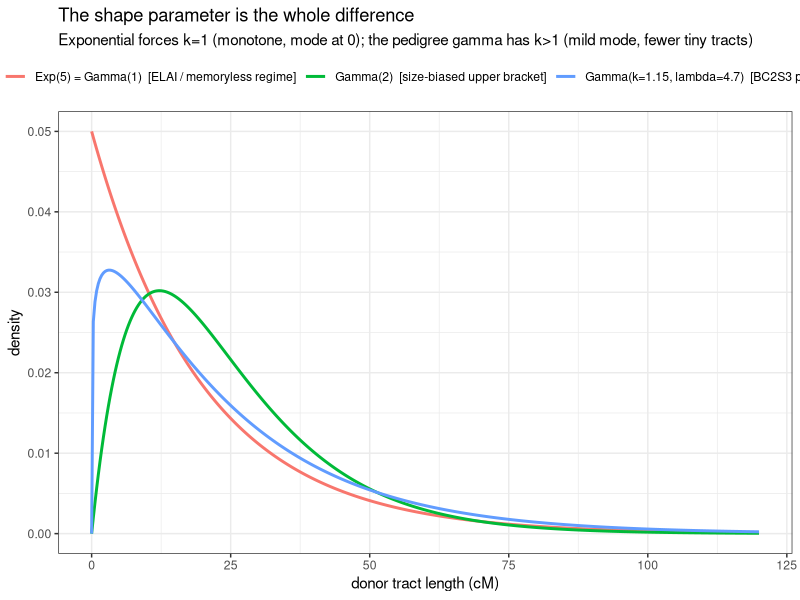

Here is the R script that generated this plot:
## ---- chunk 1
library(ggplot2)
xs  <- seq(0, 120, length.out = 400)            # donor tract length, cM
k   <- 1.15; lam <- 4.72                         # fitted BC2S3 gamma (per Morgan)
m_cM <- k / lam * 100                            # its mean in cM
df <- rbind(
  data.frame(cm = xs, d = dexp(xs/100, rate = 5)/100,
             law = "Exp(5) = Gamma(1)  [ELAI / memoryless regime]"),
  data.frame(cm = xs, d = dgamma(xs/100, shape = k, rate = lam)/100,
             law = sprintf("Gamma(k=%.2f, lambda=%.1f)  [BC2S3 pedigree]", k, lam)),
  data.frame(cm = xs, d = dgamma(xs/100, shape = 2, rate = 2/(m_cM/100))/100,
             law = "Gamma(2)  [size-biased upper bracket]"))
ggplot(df, aes(cm, d, colour = law)) +
  geom_line(linewidth = 1) +
  labs(x = "donor tract length (cM)", y = "density", colour = NULL,
       title = "The shape parameter is the whole difference",
       subtitle = "Exponential forces k=1 (monotone, mode at 0); the pedigree gamma has k>1 (mild mode, fewer tiny tracts)") +
  theme_bw() + theme(legend.position = "top")
